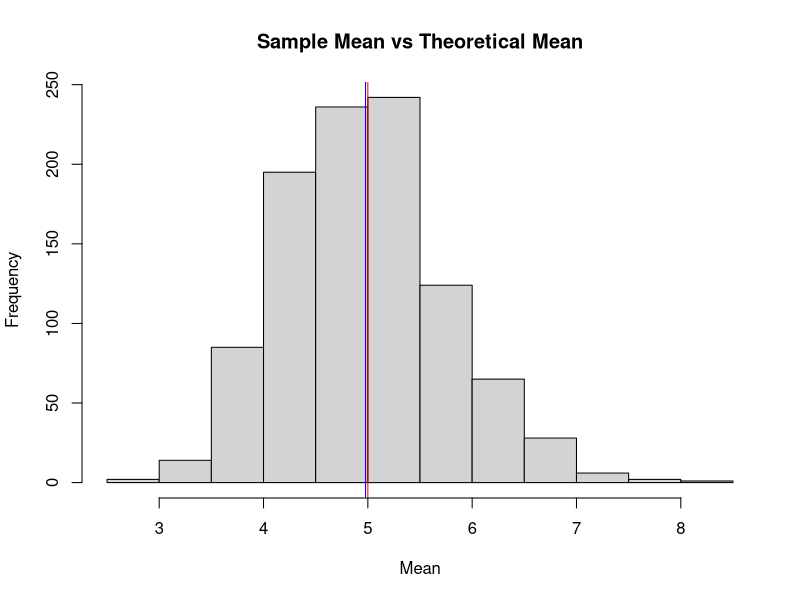
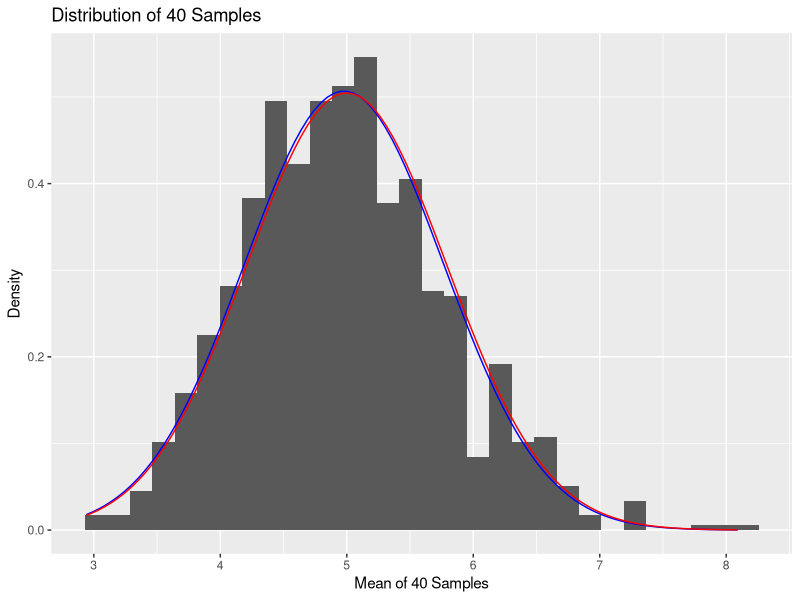
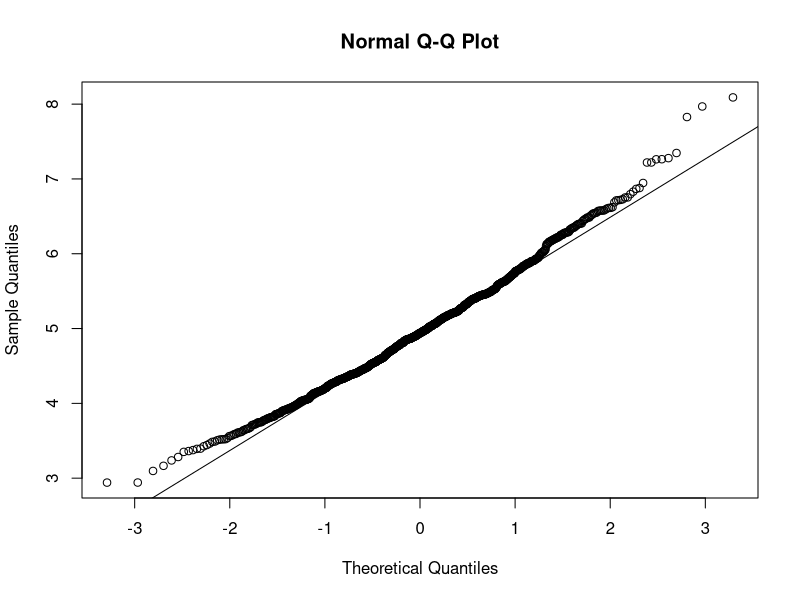

These charts were generated, in order, by the following R code:
## ---- chunk 1
knitr::opts_chunk$set(echo = TRUE)
## ---- chunk 2
library(ggplot2)
lam = 0.2
expos = 40
mns = NULL
for (i in 1 : 1000) mns = c(mns, mean(rexp(expos, lam)))
## ---- chunk 3
sample_mean <- mean(mns)
theo_mean <- mean(1/lam)
## ---- chunk 4
abs(sample_mean - theo_mean)
hist(mns,main = "Sample Mean vs Theoretical Mean",xlab = "Mean")
abline(v=theo_mean, col="red") 
abline(v=sample_mean , col ="blue")
## ---- chunk 5
sample_var <- var(mns)
theo_var <- (1/lam)^2/expos
sample_sd <- sd(mns)
theo_sd <- 1/(lam * sqrt(expos))
## ---- chunk 6
abs(sample_var - theo_var)
## ---- chunk 7
p <- data.frame(mns)
ggplot(p, aes(x =mns)) + geom_histogram(aes(y=..density..)) + labs(title = "Distribution of 40 Samples", x = "Mean of 40 Samples", y = "Density") + stat_function(fun = dnorm, args = list(mean = sample_mean, sd = sample_sd), color = "blue") + stat_function(fun = dnorm, args = list(mean = theo_mean, sd = theo_sd),color = "red")
## ---- chunk 8
qqnorm(mns)
qqline(mns)
